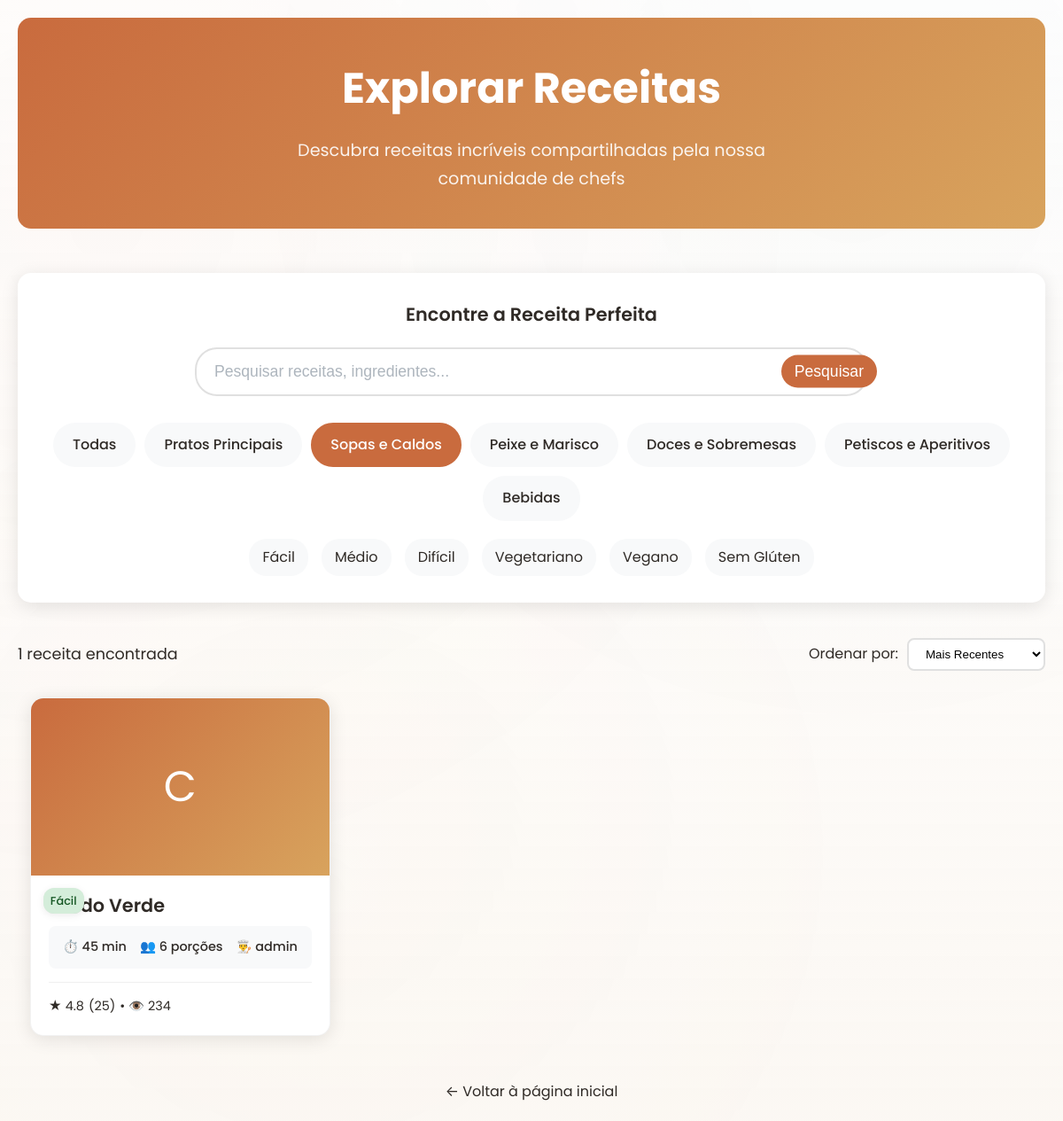
Page /explorar.php?category=2 on the earlier database version.
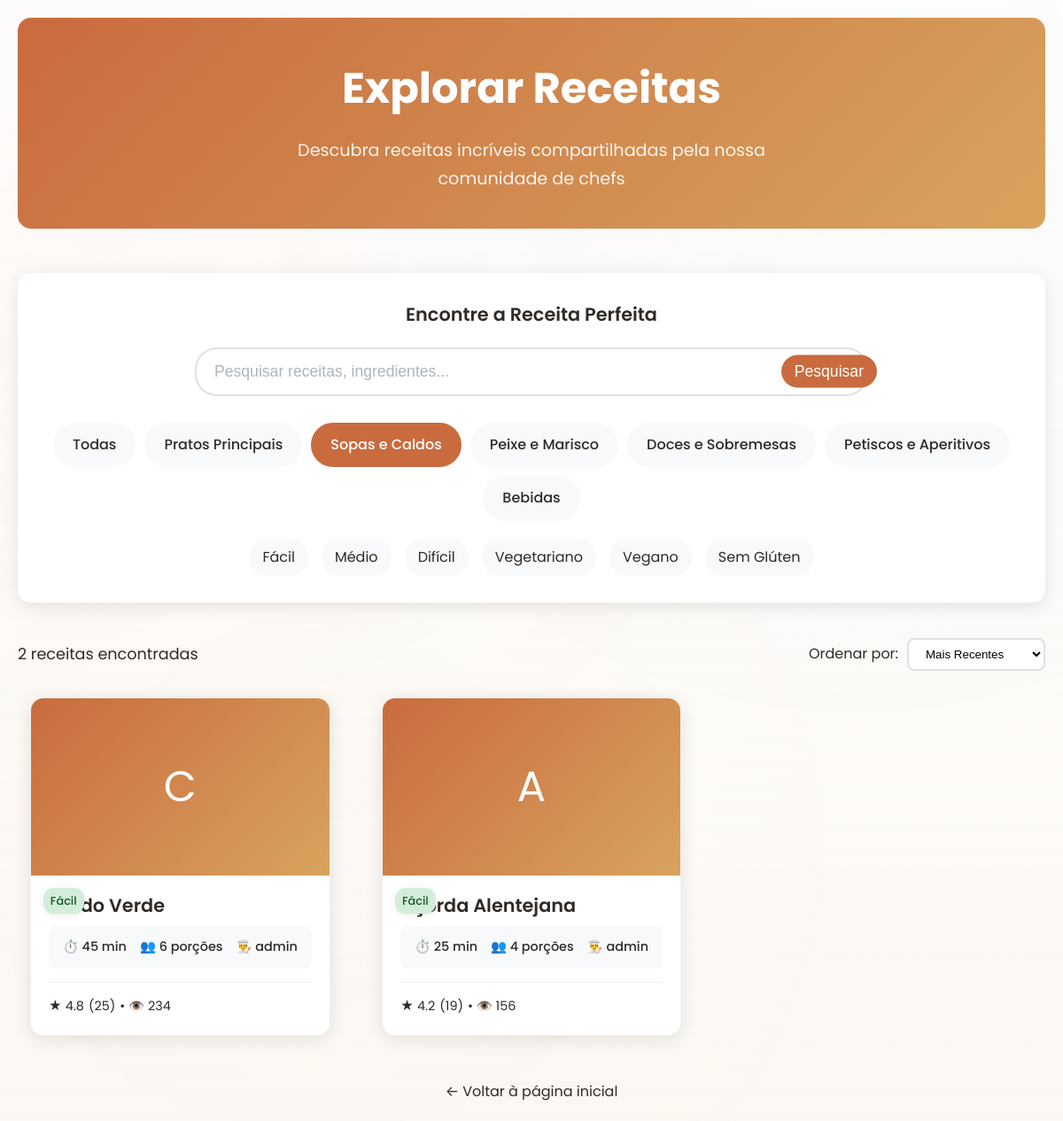
Same page on the later database version.
### tables this page shows
CREATE TABLE `categories` (
  `id` INT UNSIGNED NOT NULL AUTO_INCREMENT,
  `name` VARCHAR(120) NOT NULL,
  `slug` VARCHAR(150) NOT NULL,
  `description` TEXT DEFAULT NULL,
  `icon` VARCHAR(50) DEFAULT NULL,
  `color` VARCHAR(7) DEFAULT NULL,
  `order_position` INT DEFAULT 0,
  `is_active` TINYINT(1) NOT NULL DEFAULT 1,
  `created_at` DATETIME NOT NULL DEFAULT CURRENT_TIMESTAMP,
  PRIMARY KEY (`id`),
  UNIQUE KEY `uq_categories_slug` (`slug`)
);

CREATE TABLE `recipes` (
  `id` BIGINT UNSIGNED NOT NULL AUTO_INCREMENT,
  `user_id` BIGINT UNSIGNED NOT NULL,
  `category_id` INT UNSIGNED DEFAULT NULL,
  `title` VARCHAR(255) NOT NULL,
  `slug` VARCHAR(255) NOT NULL,
  `summary` TEXT DEFAULT NULL,
  `ingredients` TEXT NOT NULL,
  `instructions` TEXT NOT NULL,
  `prep_time` INT DEFAULT NULL COMMENT 'Tempo de preparo em minutos',
  `cook_time` INT DEFAULT NULL COMMENT 'Tempo de cozimento em minutos',
  `total_time` INT DEFAULT NULL COMMENT 'Tempo total em minutos',
  `servings` INT DEFAULT NULL COMMENT 'Número de porções',
  `difficulty` ENUM('facil','medio','dificil') DEFAULT 'medio',
  `is_vegetarian` TINYINT(1) NOT NULL DEFAULT 0,
  `is_vegan` TINYINT(1) NOT NULL DEFAULT 0,
  `is_gluten_free` TINYINT(1) NOT NULL DEFAULT 0,
  `is_premium` TINYINT(1) NOT NULL DEFAULT 0,
  `is_featured` TINYINT(1) NOT NULL DEFAULT 0,
  `image_url` VARCHAR(500) DEFAULT NULL,
  `video_url` VARCHAR(500) DEFAULT NULL,
  `nutrition_info` JSON DEFAULT NULL,
  `created_at` DATETIME NOT NULL DEFAULT CURRENT_TIMESTAMP,
  `updated_at` DATETIME DEFAULT NULL ON UPDATE CURRENT_TIMESTAMP,
  `published_at` DATETIME DEFAULT NULL,
  `is_active` TINYINT(1) NOT NULL DEFAULT 1,
  PRIMARY KEY (`id`),
  UNIQUE KEY `uq_recipes_slug` (`slug`),
  KEY `idx_recipes_user` (`user_id`),
  KEY `idx_recipes_category` (`category_id`),
  KEY `idx_recipes_featured` (`is_featured`),
  KEY `idx_recipes_premium` (`is_premium`),
  KEY `idx_recipes_published` (`published_at`),
  CONSTRAINT `fk_recipes_user` FOREIGN KEY (`user_id`) REFERENCES `users` (`id`) ON DELETE CASCADE,
  CONSTRAINT `fk_recipes_category` FOREIGN KEY (`category_id`) REFERENCES `categories` (`id`) ON DELETE SET NULL
);

CREATE TABLE `users` (
  `id` BIGINT UNSIGNED NOT NULL AUTO_INCREMENT,
  `username` VARCHAR(80) NOT NULL,
  `email` VARCHAR(255) NOT NULL,
  `password_hash` VARCHAR(255) NOT NULL,
  `role` ENUM('user','admin','chef') NOT NULL DEFAULT 'user',
  `avatar` VARCHAR(255) DEFAULT NULL,
  `bio` TEXT DEFAULT NULL,
  `location` VARCHAR(100) DEFAULT NULL,
  `created_at` DATETIME NOT NULL DEFAULT CURRENT_TIMESTAMP,
  `updated_at` DATETIME DEFAULT NULL ON UPDATE CURRENT_TIMESTAMP,
  `last_login` DATETIME DEFAULT NULL,
  `is_active` TINYINT(1) NOT NULL DEFAULT 1,
  PRIMARY KEY (`id`),
  UNIQUE KEY `uq_users_email` (`email`),
  UNIQUE KEY `uq_users_username` (`username`)
);

CREATE TABLE `recipe_stats` (
  `recipe_id` BIGINT UNSIGNED NOT NULL,
  `total_views` INT DEFAULT 0,
  `unique_views` INT DEFAULT 0,
  `total_favorites` INT DEFAULT 0,
  `total_made` INT DEFAULT 0,
  `total_ratings` INT DEFAULT 0,
  `average_rating` DECIMAL(3,2) DEFAULT 0.00,
  `last_viewed_at` DATETIME DEFAULT NULL,
  `last_favorited_at` DATETIME DEFAULT NULL,
  `popularity_score` DECIMAL(10,4) DEFAULT 0.0000,
  `updated_at` DATETIME DEFAULT CURRENT_TIMESTAMP ON UPDATE CURRENT_TIMESTAMP,
  PRIMARY KEY (`recipe_id`),
  KEY `idx_recipe_stats_views` (`total_views`),
  KEY `idx_recipe_stats_favorites` (`total_favorites`),
  KEY `idx_recipe_stats_rating` (`average_rating`),
  KEY `idx_recipe_stats_popularity` (`popularity_score`),
  CONSTRAINT `fk_recipe_stats_recipe` FOREIGN KEY (`recipe_id`) REFERENCES `recipes` (`id`) ON DELETE CASCADE
);

### includes/config.php (called while the page is built, shortened)
<?php
function formatTime($minutes) {
    if ($minutes < 60) {
        return $minutes . ' min';
    }
    $hours = floor($minutes / 60);
    $mins = $minutes % 60;
    return $hours . 'h ' . $mins . 'min';
}
function getDifficultyText($difficulty) {
    $levels = [
        'facil' => 'Fácil',
        'medio' => 'Médio',
        'dificil' => 'Difícil'
    ];
    return $levels[$difficulty] ?? 'Médio';
}
?>

### explorar.php (the view, shortened to what this page needs)
<!DOCTYPE html>
<html lang="pt">
<head>
    <link rel="stylesheet" href="css/style.css">
</head>
<body>
    <?php
    require_once 'includes/config.php';
    $search = $_GET['search'] ?? '';
    $category = $_GET['category'] ?? 'all';
    $difficulty = $_GET['difficulty'] ?? '';
    $vegetarian = $_GET['vegetarian'] ?? '';
    $vegan = $_GET['vegan'] ?? '';
    $gluten_free = $_GET['gluten_free'] ?? '';
    $sort = $_GET['sort'] ?? 'recent';
    $page = max(1, (int)($_GET['page'] ?? 1));
    $per_page = 12;
    $offset = ($page - 1) * $per_page;
    $where_conditions = ['r.is_active = 1'];
    $params = [];
    if ($category !== 'all') {
        $where_conditions[] = 'r.category_id = ?';
        $params[] = $category;
    }
    $where_clause = implode(' AND ', $where_conditions);
    $order_by = match($sort) {
        'recent' => 'r.created_at DESC',
        'popular' => 'rs.total_views DESC',
        'rating' => 'rs.average_rating DESC',
        'time' => 'r.total_time ASC',
        default => 'r.created_at DESC'
    };
    $recipes = [];
    $total_recipes = 0;
    try {
        $count_sql = "
            SELECT COUNT(*)
            FROM recipes r
            LEFT JOIN recipe_stats rs ON r.id = rs.recipe_id
            WHERE $where_clause
        ";
        $stmt = $pdo->prepare($count_sql);
        $stmt->execute($params);
        $total_recipes = $stmt->fetchColumn();
        $sql = "
            SELECT
                r.*,
                c.name as category_name,
                u.username as chef_name,
                rs.total_views,
                rs.total_favorites,
                rs.average_rating,
                rs.total_ratings
            FROM recipes r
            LEFT JOIN categories c ON r.category_id = c.id
            LEFT JOIN users u ON r.user_id = u.id
            LEFT JOIN recipe_stats rs ON r.id = rs.recipe_id
            WHERE $where_clause
            ORDER BY $order_by
            LIMIT $per_page OFFSET $offset
        ";
        $stmt = $pdo->prepare($sql);
        $stmt->execute($params);
        $recipes = $stmt->fetchAll();
    } catch (Exception $e) {
        $error = 'Erro ao buscar receitas: ' . $e->getMessage();
    }
    $categories = [];
    try {
        $stmt = $pdo->query("SELECT id, name FROM categories WHERE is_active = 1 ORDER BY order_position");
        $categories = $stmt->fetchAll();
    } catch (Exception $e) {
        $categories = [];
    }
    ?>
    <div class="explore-container">
        <div class="explore-header">
            <h1>Explorar Receitas</h1>
            <p>Descubra receitas incríveis compartilhadas pela nossa comunidade de chefs</p>
        </div>
        <div class="filters-section">
            <h2 class="filters-title">Encontre a Receita Perfeita</h2>
            <form method="GET" action="" id="filterForm">
                <div class="search-container">
                    <input type="text"
                           name="search"
                           class="search-input"
                           placeholder="Pesquisar receitas, ingredientes..."
                           value="<?= htmlspecialchars($search) ?>">
                    <button type="submit" class="search-btn">Pesquisar</button>
                </div>
                <div class="filter-categories">
                    <div class="category-filter <?= $category === 'all' ? 'active' : '' ?>"
                         onclick="setCategory('all')">
                        Todas
                    </div>
                    <?php foreach ($categories as $cat): ?>
                        <div class="category-filter <?= $category == $cat['id'] ? 'active' : '' ?>"
                             onclick="setCategory('<?= $cat['id'] ?>')">
                            <?= htmlspecialchars($cat['name']) ?>
                        </div>
                    <?php endforeach; ?>
                </div>
                <div class="additional-filters">
                    <div class="filter-option <?= $difficulty === 'facil' ? 'active' : '' ?>"
                         onclick="toggleFilter('difficulty', 'facil')">
                        Fácil
                    </div>
                    <div class="filter-option <?= $difficulty === 'medio' ? 'active' : '' ?>"
                         onclick="toggleFilter('difficulty', 'medio')">
                        Médio
                    </div>
                    <div class="filter-option <?= $difficulty === 'dificil' ? 'active' : '' ?>"
                         onclick="toggleFilter('difficulty', 'dificil')">
                        Difícil
                    </div>
                    <div class="filter-option <?= $vegetarian === '1' ? 'active' : '' ?>"
                         onclick="toggleFilter('vegetarian', '1')">
                        Vegetariano
                    </div>
                    <div class="filter-option <?= $vegan === '1' ? 'active' : '' ?>"
                         onclick="toggleFilter('vegan', '1')">
                        Vegano
                    </div>
                    <div class="filter-option <?= $gluten_free === '1' ? 'active' : '' ?>"
                         onclick="toggleFilter('gluten_free', '1')">
                        Sem Glúten
                    </div>
                </div>
            </form>
        </div>
        <div class="results-header">
            <div class="results-count">
                <?= $total_recipes ?> receita<?= $total_recipes !== 1 ? 's' : '' ?> encontrada<?= $total_recipes !== 1 ? 's' : '' ?>
            </div>
            <div class="sort-options">
                <label for="sortSelect">Ordenar por:</label>
                <select id="sortSelect" class="sort-select" onchange="changeSort(this.value)">
                    <option value="recent" <?= $sort === 'recent' ? 'selected' : '' ?>>Mais Recentes</option>
                </select>
            </div>
        </div>
        <?php if (empty($recipes)): ?>
            <div class="no-results">
                <h3>Nenhuma receita encontrada</h3>
                <p>Tente ajustar os filtros ou usar termos de pesquisa diferentes.</p>
            </div>
        <?php else: ?>
            <div class="recipes-grid">
                <?php foreach ($recipes as $recipe): ?>
                    <div class="recipe-card" onclick="window.location.href='receita.php?slug=<?= urlencode($recipe['slug']) ?>'">
                        <div class="recipe-image">
                            <?= strtoupper(substr($recipe['title'], 0, 1)) ?>
                        </div>
                        <div class="recipe-content">
                            <h3 class="recipe-title"><?= htmlspecialchars($recipe['title']) ?></h3>
                            <div class="recipe-meta">
                                <span>⏱️ <?= formatTime($recipe['total_time'] ?? $recipe['prep_time']) ?></span>
                                <span>👥 <?= $recipe['servings'] ?> porções</span>
                                <span>👨‍🍳 <?= htmlspecialchars($recipe['chef_name']) ?></span>
                            </div>
                            <div class="recipe-stats">
                                <div class="recipe-rating">
                                    <span>★ <?= number_format($recipe['average_rating'] ?? 0, 1) ?></span>
                                    <span>(<?= $recipe['total_ratings'] ?? 0 ?>)</span>
                                    <span>• 👁️ <?= $recipe['total_views'] ?? 0 ?></span>
                                </div>
                                <div class="recipe-difficulty difficulty-<?= $recipe['difficulty'] ?>">
                                    <?= getDifficultyText($recipe['difficulty']) ?>
                                </div>
                            </div>
                        </div>
                    </div>
                <?php endforeach; ?>
            </div>
        <?php endif; ?>
        <div style="text-align: center; margin-top: 40px;">
            <a href="index.php" style="color: var(--color-text-light); text-decoration: none;">
                ← Voltar à página inicial
            </a>
        </div>
    </div>
</body>
</html>

### css/style.css (style rules this page uses)
* { box-sizing:border-box;margin:0;padding:0; }
html,body { height:100%;overflow-x:hidden; }
.recipe-title, .chef-name, .brand { white-space: nowrap; overflow: hidden; text-overflow: ellipsis; }
.container, .hero-container, .search-container { max-width: 1200px; margin: 0 auto; padding: 0 20px; }
:root { --color-background: #f8f5f0; --color-surface: #ffffff; --color-surface-muted: #f1ece4; --color-primary: #c96b3e; --color-primary-dark: #a2542c; --color-secondary: #396972; --color-accent: #d8a35d; --color-text: #2f2a26; --color-muted: #7a746d; --shadow-soft: 0 18px 45px rgba(25, 38, 56, 0.08); --shadow-hover: 0 22px 60px rgba(25, 38, 56, 0.12); --radius-lg: 22px; --radius-md: 16px; }
body { background: #ffffff; color: var(--color-text); font-family: 'Poppins', 'Inter', -apple-system, BlinkMacSystemFont, 'Segoe UI', sans-serif; line-height: 1.65; position: relative; overflow-x: hidden; min-height: 100vh; }
body:not(.auth-page)::before { content: ''; position: fixed; inset: 0; background: radial-gradient(circle at 10% 20%, rgba(201, 107, 62, 0.12), transparent 55%), radial-gradient(circle at 80% 15%, rgba(57, 105, 114, 0.08), transparent 50%), radial-gradient(circle at 30% 80%, rgba(216, 163, 93, 0.1), transparent 50%), linear-gradient(180deg, rgba(255, 255, 255, 0.7) 0%, rgba(251, 247, 242, 0.9) 100%); background-blend-mode: screen; pointer-events: none; z-index: -2; }
body::after { content: none; }
.recipes-grid { display: grid; grid-template-columns: repeat(auto-fit, minmax(350px, 1fr)); gap: 32px; margin-bottom: 50px; }
.search-container { max-width: 800px; margin: 0 auto; text-align: center; }
.search-input { flex: 1; padding: 16px 20px; border: none; font-size: 1rem; outline: none; background: transparent; }
.search-input::placeholder { color: #adb5bd; }
.search-btn { padding: 16px 20px; background: #c96b3e; color: white; border: none; cursor: pointer; font-size: 1.1rem; transition: background 0.3s ease; }
.filter-categories { display: flex; flex-wrap: wrap; justify-content: center; gap: 12px; margin-top: 30px; }
.recipe-card { background: #ffffff; border-radius: 16px; overflow: hidden; box-shadow: 0 4px 20px rgba(47, 42, 38, 0.08); transition: all 0.3s cubic-bezier(0.4, 0, 0.2, 1); position: relative; border: 1px solid rgba(47, 42, 38, 0.06); max-width: 380px; margin: 0 auto; }
.recipe-image { height: 200px; position: relative; display: flex; align-items: center; justify-content: center; overflow: hidden; background: linear-gradient(135deg, #f8f9fa 0%, #e9ecef 100%); }
.recipe-difficulty { position: absolute; top: 14px; left: 14px; background: rgba(255, 255, 255, 0.95); color: #495057; padding: 6px 10px; border-radius: 6px; font-size: 0.75rem; font-weight: 500; z-index: 4; backdrop-filter: blur(8px); box-shadow: 0 2px 8px rgba(0, 0, 0, 0.08); }
.recipe-content { padding: 24px; position: relative; }
.recipe-meta { display: flex; align-items: center; justify-content: space-between; gap: 16px; margin-bottom: 20px; font-size: 0.8rem; color: #8e9aaf; background: #f8f9fa; padding: 12px 16px; border-radius: 8px; }
.recipe-meta span { display: flex; align-items: center; gap: 6px; font-weight: 500; white-space: nowrap; }

Differences in the rows shown:
now on this page (row edited): recipes: title "A", title "Açorda Alentejana", total_time "25 min", servings "4", user.username "admin", recipe_stats.average_rating "4.2", recipe_stats.total_ratings "19", recipe_stats.total_views "156", difficulty "Fácil"
Other differences:
$total_recipes: "1" → "2"
text now shown: "s s"
